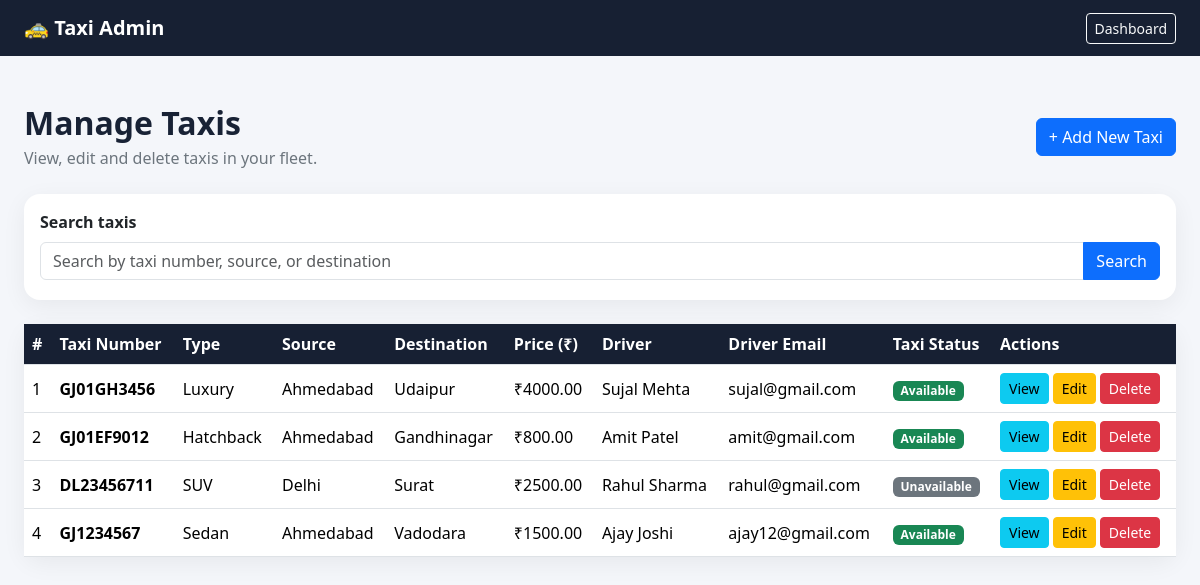
/taxis/ (signed in), run on an earlier commit of the app's database.
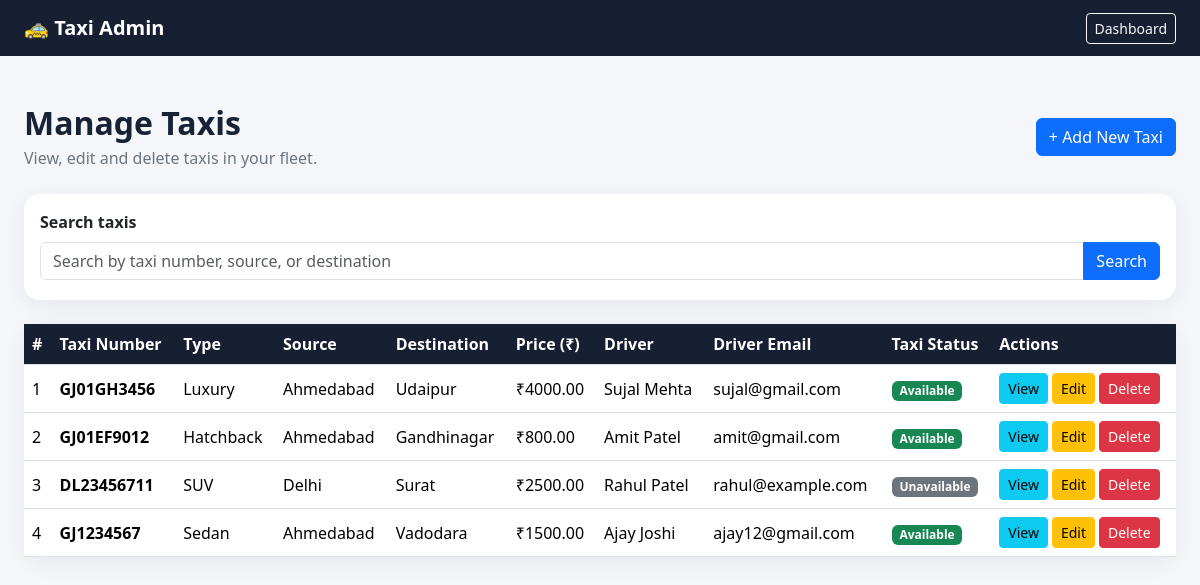
And on a later commit of the database.
### core/models.py (models this page shows, shortened)
class Taxi(models.Model):
    number = models.CharField(max_length=20, unique=True)
    type = models.CharField(max_length=50)
    source = models.CharField(max_length=100)
    destination = models.CharField(max_length=100)
    price = models.DecimalField(max_digits=10, decimal_places=2)
    availability = models.BooleanField(default=True)
    driver = models.ForeignKey(
        Driver,
        on_delete=models.CASCADE,
        related_name='taxis',
    )

class Driver(models.Model):
    name = models.CharField(max_length=100)
    email = models.EmailField(unique=True)
    license_number = models.CharField(
        max_length=50,
        unique=True
    )
    mobile = models.CharField(max_length=15)
    taxi_number = models.CharField(max_length=20, blank=True)
    password = models.CharField(max_length=128)

### core/views.py (the view)
@user_passes_test(
    lambda user: user.is_authenticated and user.is_staff,
    login_url='admin_login',
)
def admin_taxi_list(request):
    taxis = Taxi.objects.select_related('driver').order_by('-id')
    search_form = TaxiSearchForm(request.GET)
    search_form.is_valid()
    search_query = search_form.cleaned_data['q']
    if search_query:
        taxis = taxis.filter(
            Q(number__icontains=search_query)
            | Q(source__icontains=search_query)
            | Q(destination__icontains=search_query),
        )
    page_obj = Paginator(taxis, 10).get_page(request.GET.get('page'))
    return render(
        request,
        'core/admin_taxi_list.html',
        {
            'taxis': page_obj.object_list,
            'page_obj': page_obj,
            'search_form': search_form,
            'search_query': search_query,
        },
    )

### core/forms.py
class TaxiSearchForm(forms.Form):
    q = forms.CharField(
        label='Search taxis',
        required=False,
        strip=True,
        widget=forms.TextInput(attrs={
            'class': 'form-control',
            'placeholder': 'Search by taxi number, source, or destination',
            'aria-describedby': 'taxi-search-help',
        }),
    )

### core/templates/core/admin_taxi_list.html (shortened to what the changed rows need)
<!DOCTYPE html>
<html lang="en">
<head>
    <link href="https://cdn.jsdelivr.net/npm/bootstrap@5.3.3/dist/css/bootstrap.min.css"
          rel="stylesheet">
</head>
<body>
<main class="container-fluid px-3 px-lg-4 py-5">
    <div class="d-flex justify-content-between align-items-center
                flex-wrap gap-3 mb-4">
        <div>
            <h1 class="h2 fw-bold mb-1">Manage Taxis</h1>
        </div>
    </div>
    <div class="card page-card">
        <div class="card-body p-0">
            <div class="table-responsive">
                <table class="table table-hover mb-0">
                    <thead>
                        <tr>
                            <th>#</th>
                            <th>Taxi Number</th>
                            <th>Type</th>
                            <th>Source</th>
                            <th>Destination</th>
                            <th>Price (₹)</th>
                            <th>Driver</th>
                            <th>Driver Email</th>
                            <th>Taxi Status</th>
                            <th>Actions</th>
                        </tr>
                    </thead>
                    <tbody>
                        {% for taxi in taxis %}
                        <tr>
                            <td>{{ forloop.counter }}</td>
                            <td class="fw-semibold">{{ taxi.number }}</td>
                            <td>{{ taxi.type }}</td>
                            <td>{{ taxi.source }}</td>
                            <td>{{ taxi.destination }}</td>
                            <td>₹{{ taxi.price|floatformat:2 }}</td>
                            <td>
                                {% if taxi.driver %}
                                    {{ taxi.driver.name }}
                                {% else %}
                                    Not assigned
                                {% endif %}
                            </td>
                            <td>
                                {% if taxi.driver %}
                                    {{ taxi.driver.email|default:"—" }}
                                {% else %}
                                    —
                                {% endif %}
                            </td>
                            <td>
                                {% if taxi.availability %}
                                    <span class="badge bg-success">
                                        Available
                                    </span>
                                {% else %}
                                    <span class="badge bg-secondary">
                                        Unavailable
                                    </span>
                                {% endif %}
                            </td>
                            <td>
                                <div class="d-flex gap-1">
                                    <a href="{% url 'admin_taxi_detail' taxi.id %}"
                                       class="btn btn-sm btn-info">
                                        View
                                    </a>
                                    <a href="{% url 'admin_taxi_edit' taxi.id %}"
                                       class="btn btn-sm btn-warning">
                                        Edit
                                    </a>
                                    <a href="{% url 'admin_taxi_delete' taxi.id %}"
                                       class="btn btn-sm btn-danger">
                                        Delete
                                    </a>
                                </div>
                            </td>
                        </tr>
                        {% endfor %}
                    </tbody>
                </table>
            </div>
        </div>
    </div>
</main>
</body>
</html>

What changed in the data, as far as the page shows it:
changed Taxi "DL23456711": driver.name "Rahul Sharma" → "Rahul Patel"; driver.email "rahul@gmail.com" → "rahul@example.com"
